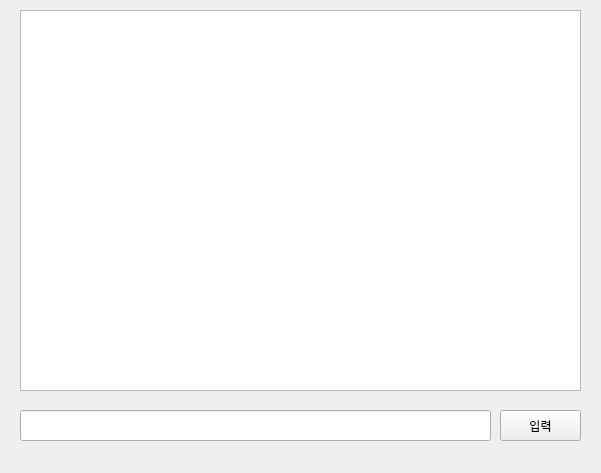
<?xml version="1.0" encoding="UTF-8"?>
<ui version="4.0">
 <class>Widget</class>
 <widget class="QWidget" name="Widget">
  <property name="geometry">
   <rect>
    <x>0</x>
    <y>0</y>
    <width>601</width>
    <height>473</height>
   </rect>
  </property>
  <property name="windowTitle">
   <string>Widget</string>
  </property>
  <widget class="QTableWidget" name="tableWidget">
   <property name="geometry">
    <rect>
     <x>20</x>
     <y>10</y>
     <width>561</width>
     <height>381</height>
    </rect>
   </property>
  </widget>
  <widget class="QLineEdit" name="lineEdit">
   <property name="geometry">
    <rect>
     <x>20</x>
     <y>410</y>
     <width>471</width>
     <height>31</height>
    </rect>
   </property>
  </widget>
  <widget class="QPushButton" name="pushButton">
   <property name="geometry">
    <rect>
     <x>500</x>
     <y>410</y>
     <width>81</width>
     <height>31</height>
    </rect>
   </property>
   <property name="text">
    <string>입력</string>
   </property>
  </widget>
 </widget>
 <resources/>
 <connections/>
</ui>
